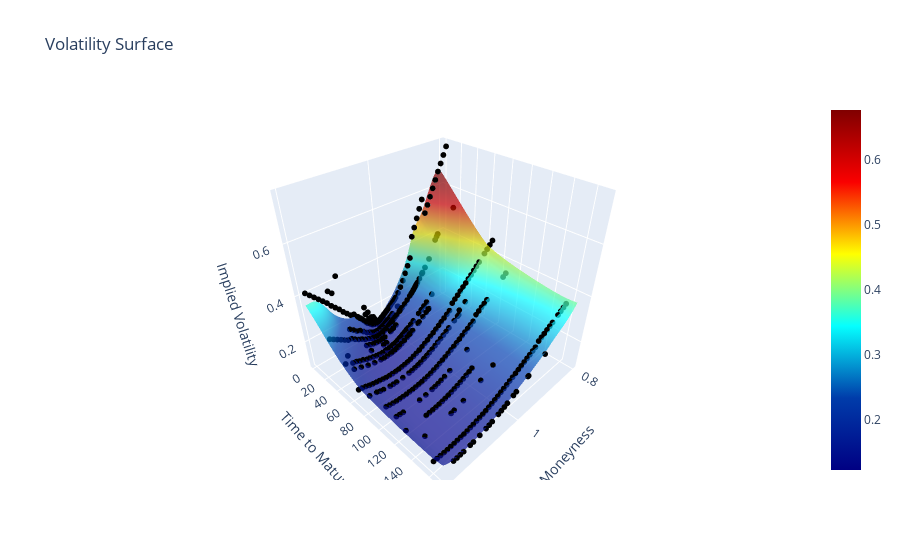

The notebook cell saved with this chart:
### Code cell
# Retrieve the scaling information from construct_vol_surface
scaler, X_scaled_no_nan, y_scaled, Z_scaled, X_scaled_grid, Y_scaled_grid = construct_vol_surface(calls_df, calls_df_no_nan, smooth_input)

# Combine X_scaled_grid and Y_scaled_grid for inverse transformation
grid_scaled_combined = np.column_stack([X_scaled_grid.ravel(), Y_scaled_grid.ravel()])

# Rescale back to original values using the same scaler
X_rescaled, Y_rescaled = scaler.inverse_transform(grid_scaled_combined).T

# Reshape the rescaled values back to grid shapes
X_rescaled = X_rescaled.reshape(X_scaled_grid.shape)
Y_rescaled = Y_rescaled.reshape(Y_scaled_grid.shape)

# Surface plot for the RBF interpolated implied volatility
surface = go.Surface(
    x=X_rescaled,  # Rescaled moneyness
    y=Y_rescaled,  # Rescaled time to maturity
    z=Z_scaled,  # Interpolated volatility
    opacity=0.7,
    name='Smoothed Surface',
    colorscale="Jet"
)

# Define the scatter plot for original IV data (with outliers)
scatter = go.Scatter3d(
    x=calls_df['moneyness'],
    y=calls_df['time_to_maturity'],
    z=calls_df['impliedVolatility'],
    mode='markers',
    marker=dict(
        size=2,
        color="black"),
    text=calls_df["Outlier"],
    hovertemplate=(
        'Moneyness: %{x}<br>'       
        'Time to Maturity: %{y}<br>'
        'Implied Volatility: %{z}<br>'
        'Outlier: %{text}<br>'))

# Plot the data
fig = go.Figure(data=[scatter, surface])
fig.update_layout(
    title="Volatility Surface",
    scene=dict(
        xaxis_title='Moneyness',
        yaxis_title='Time to Maturity',
        zaxis_title='Implied Volatility'))
fig.show()
w

### Figure 1 — Plotly figure (JSON) as saved in the notebook; plotly's stock layout.template omitted (floating-point values rounded to 4 significant figures; data arrays with more than 128 entries replaced by an {"elided": "..."} marker saying what was removed)
{"data": [{"hovertemplate": "Moneyness: %{x}<br>Time to Maturity: %{y}<br>Implied Volatility: %{z}<br>Outlier: %{text}<br>", "marker": {"color": "black", "size": 2}, "mode": "markers", "text": {"elided": "570 bool values"}, "type": "scatter3d", "x": {"elided": "570 float values"}, "y": {"elided": "570 int values"}, "z": {"elided": "570 float values"}}, {"colorscale": [[0, "rgb(0,0,131)"], [0.2, "rgb(0,60,170)"], [0.4, "rgb(5,255,255)"], [0.6, "rgb(255,255,0)"], [0.8, "rgb(250,0,0)"], [1, "rgb(128,0,0)"]], "name": "Smoothed Surface", "opacity": 0.7, "type": "surface", "x": {"elided": "50x50 float values"}, "y": {"elided": "50x50 float values"}, "z": {"elided": "50x50 float values"}}], "layout": {"scene": {"xaxis": {"title": {"text": "Moneyness"}}, "yaxis": {"title": {"text": "Time to Maturity"}}, "zaxis": {"title": {"text": "Implied Volatility"}}}, "title": {"text": "Volatility Surface"}}}
